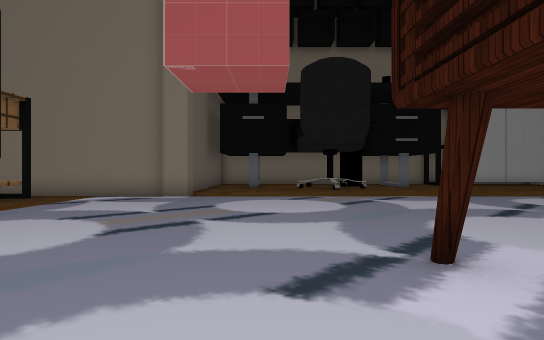
view 1 (above)

24 first-person views from a walk through a scene from a Unity 3-D project. The camera is 1.5 m above the floor, looks level and sees 75° across. The floor is counted in squares, 2 m on a side. Each view is taken from the middle of a square. On the plan, view 1 faces up. The plan holds only what a view shows up to about 11 squares ahead; the rest is blank. The place goes on beyond the plan. The player is left out. Door leaves are left out, so doorways stand open. Some surface patterns are stand-ins.

view 2
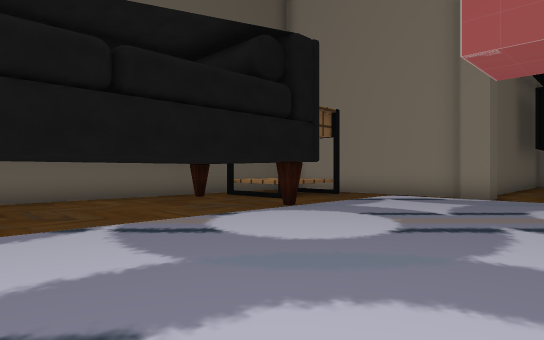

view 3
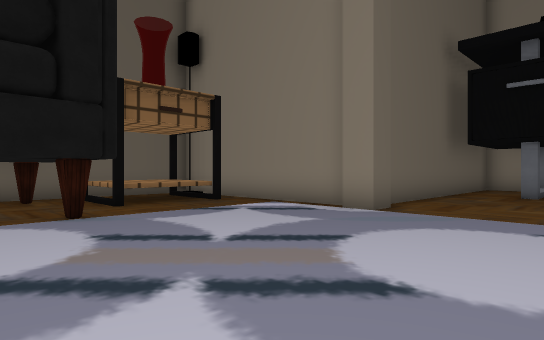

view 4
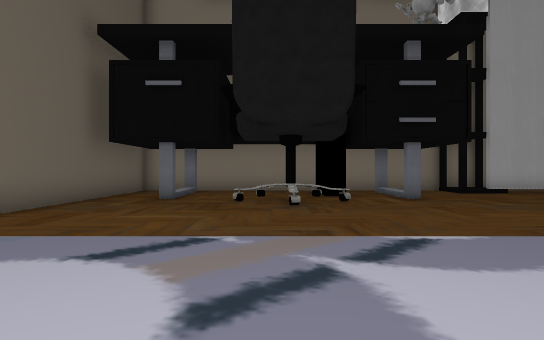

view 5
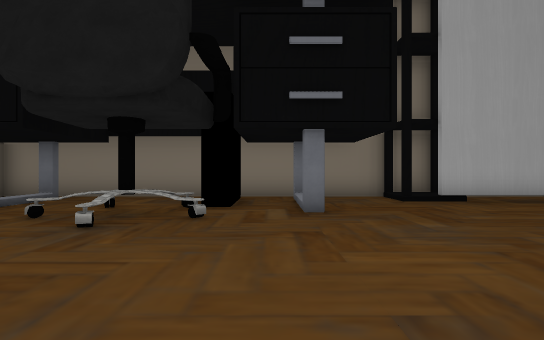

view 6
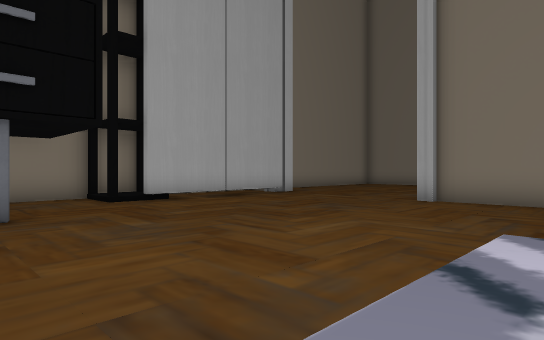

view 7
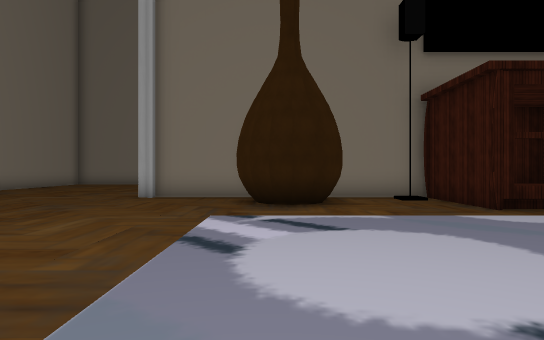

view 8
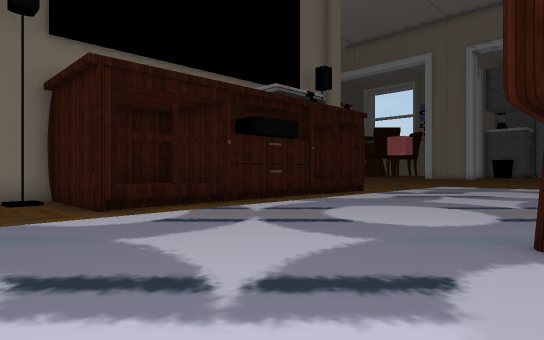

view 9
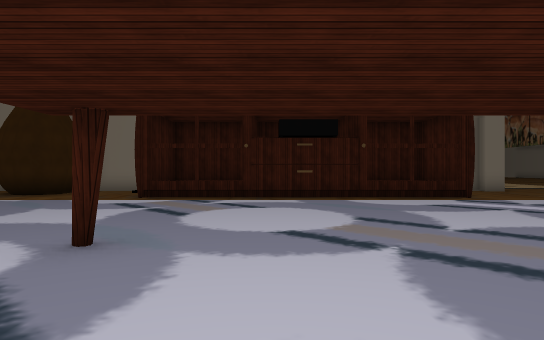

view 10
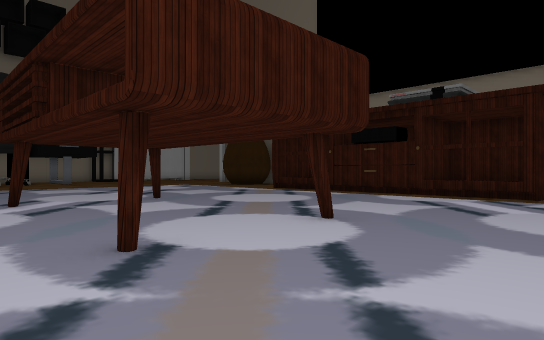

view 11
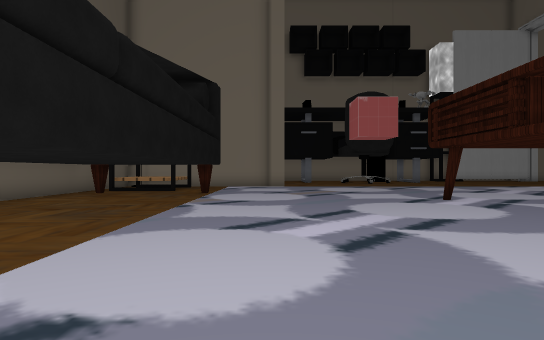

view 12
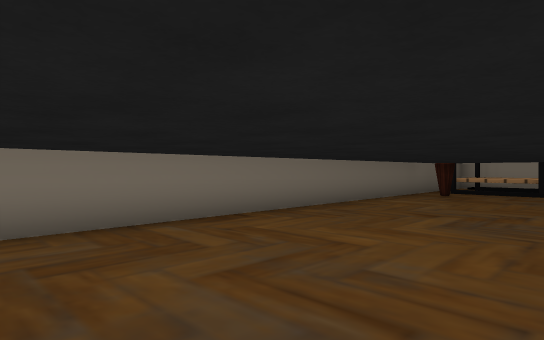

view 13
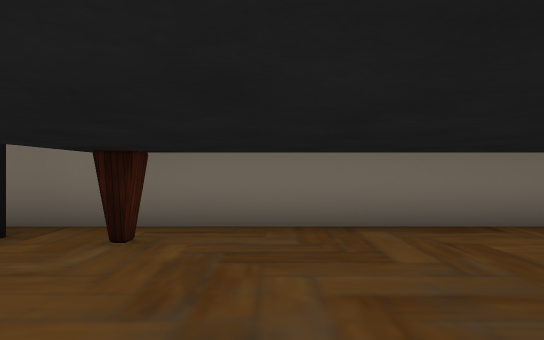

view 14
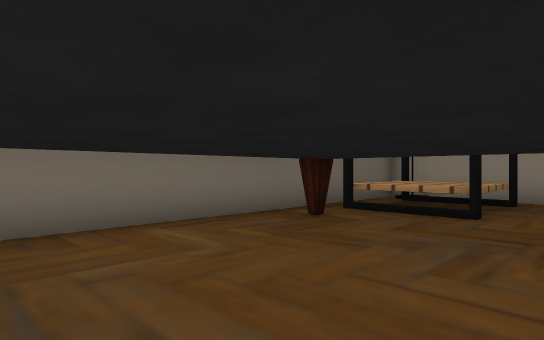

view 15
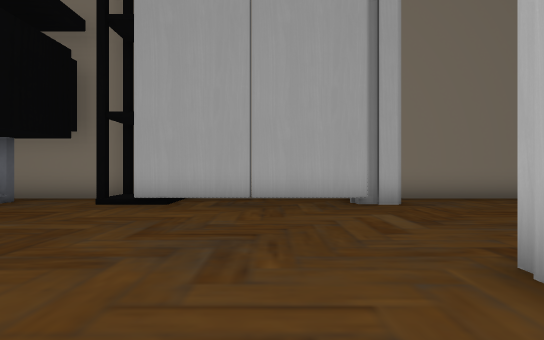

view 16
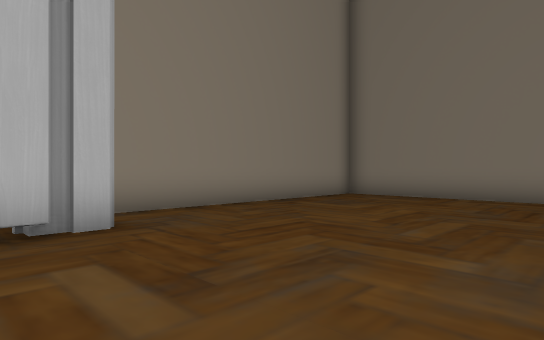

view 17
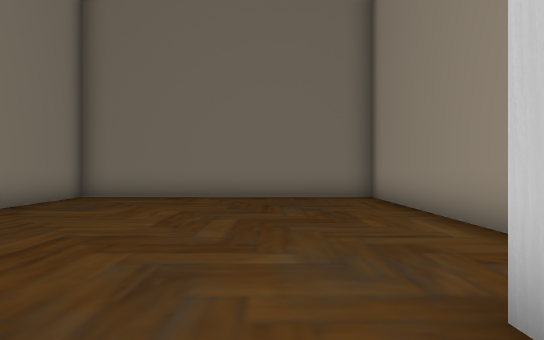

view 18
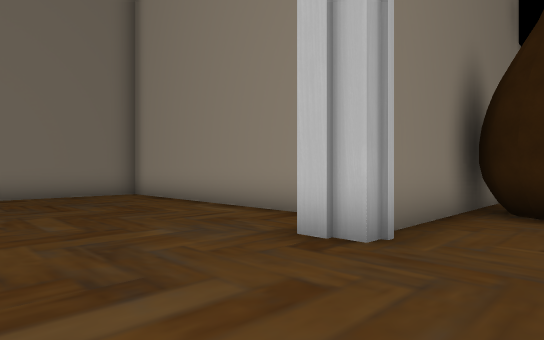

view 19
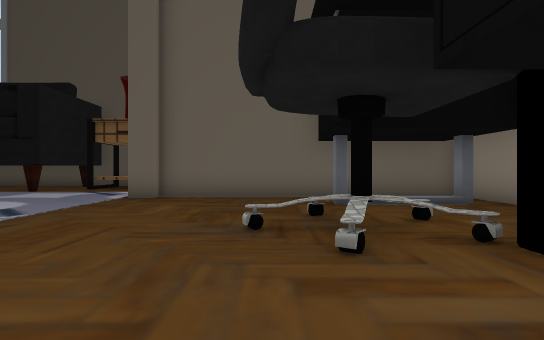

view 20
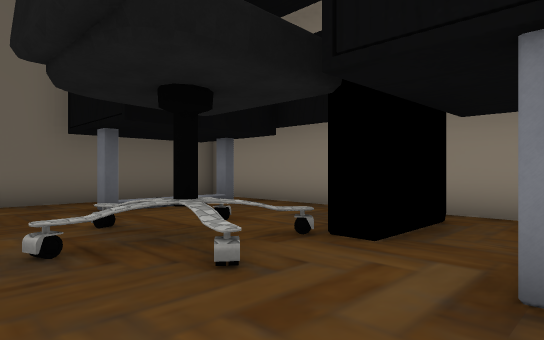

view 21
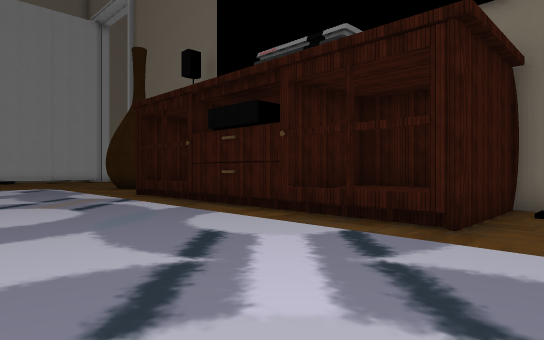

view 22
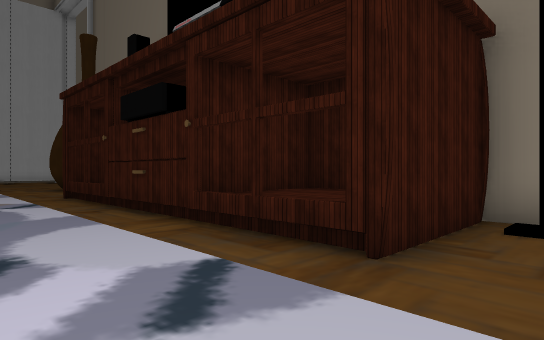

view 23
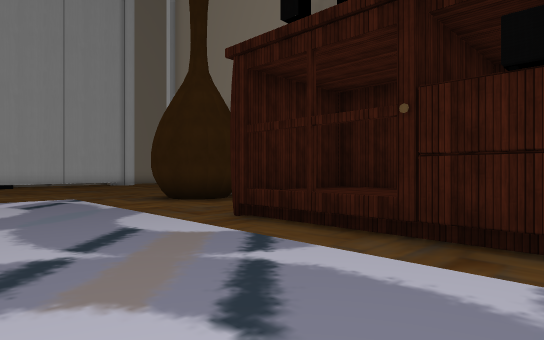

view 24
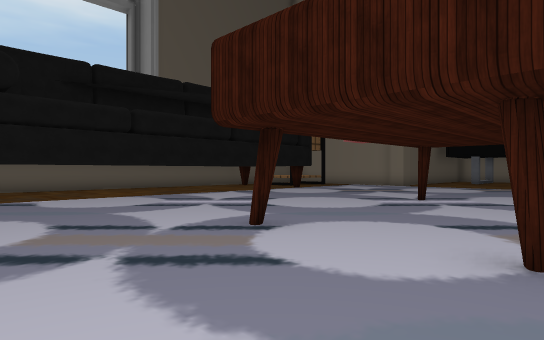

### Floor plan
Key: @ floor where view 1 was taken; # wall or solid block; . floor; = window, fence, low wall or low ledge; ^ raised ledge; T table; O other object.
Columns run from 10 left of view 1 to 23 right of it. Each row starts with its distance up from view 1.
 20         ###########      #########
 19        # .........####   ........#
 18        # #....O.#.#######........#
 17        #......O..................#
 16        #....==O..................#
 15        #.#.=#==.#................#
 14        #.....=...................#
 13        #.........................#
 12        #................##.......#
 11 ########................##########
 10 ##.....................##
  9 #TTT..................###
  8 #TTT..................###
  7 #TTT....................#
  6 ##...#..................#
  5 #......................##
  4 #....................^#^#
  3 #..........#...#.....^^^#
  2 #....................^^^#
  1 #....................#
  0 #.........@..........#
 -1 #....................#^^#
 -2 #....................^^^#
 -3 #..........#..#......^^^#
 -4 #....................^#^#
 -5 #... .................. #
 -6 ##..   .  .............

Positions as (right, up) in squares from view 1, and headings:
1: (0, 0), facing up
2: (0, 0), facing up-left
3: (1, 4), facing up-left
4: (2, 6), facing up
5: (5, 9), facing up
6: (5, 9), facing up-right
7: (4, 9), facing right
8: (4, 7), facing down-right
9: (1, 1), facing right
10: (0, -6), facing up-right
11: (-3, -6), facing up
12: (-5, -5), facing up-left
13: (-5, -4), facing left
14: (-5, 1), facing up-left
15: (12, 10), facing up
16: (13, 13), facing up-right
17: (13, 14), facing right
18: (12, 16), facing down-right
19: (7, 14), facing left
20: (6, 13), facing up-left
21: (6, -6), facing up-right
22: (8, -6), facing up-right
23: (7, 0), facing up-right
24: (5, -6), facing up-left
